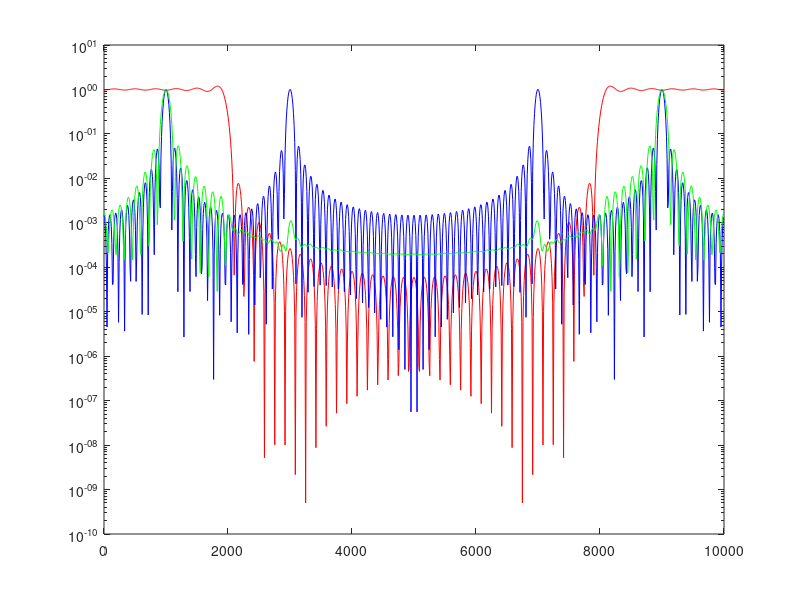

This figure's MATLAB source:
% Q1
% N = 100;
% 
% f1 = 1000;
% f2 = 3000;
% fe = 10000;
% t = (1:N)/fe;
% x = cos(2*pi*f1*t) + cos(2*pi*f2*t);
% plot(t,x)
% xlabel("t (s)");
% ylabel("A (V)");

% Q3
% N = 100;
% 
% f1 = 1000;
% f2 = 3000;
% fe = 10000;
% f = (0:N-1)*fe/N;
% t = (1:N)/fe;
% x = cos(2*pi*f1*t) + cos(2*pi*f2*t);
% semilogy(f,abs(fft(x)))
% xlabel("f (Hz)");
% ylabel("A (V)");
clear all;
close all;
clc;

N = 100;

f1 = 1000;
f2 = 3000;
fe = 10000;
f = (-N/2:N/2)*fe/N;
t = (-N/2:N/2)/fe;
x = cos(2*pi*f1*t) + cos(2*pi*f2*t);
ordre = 61;
k = (-(ordre-1)*0.5:(ordre-1)*0.5);
fc = 2000/fe;
fpb = 2*fc*sinc(2*fc*k);
y = filter(fpb,1,x);

Nfft=1024;
Yf=abs(fft(y,Nfft)).^2/max(abs(fft(y,Nfft)).^2);
Xf=abs(fft(x,Nfft)).^2/max(abs(fft(x,Nfft)).^2);
f=(0:Nfft-1)/Nfft*fe;

figure

semilogy(f,abs(fft(fpb,Nfft)).^2,'r-');
hold on;
semilogy(f,Xf,'b-');
semilogy(f,Yf,'g-')